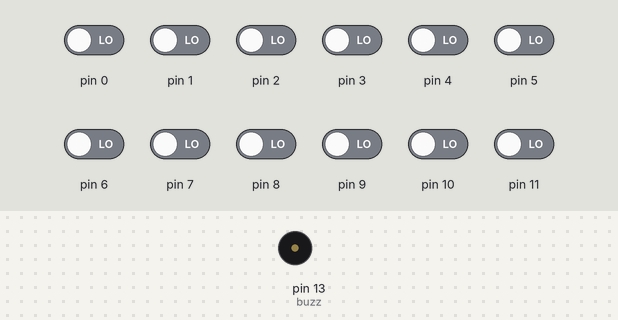
Recording of a sketch running on a simulated Arduino Uno, built with avr-gcc and run on an emulated ATmega328P. Shown: buzzer (waves = sounding). Inputs (shaded band) come from the test bench; at power-on: pin 0–11 LOW.

Above: at 1.2 s.
1.3 s: pin 0 driven HIGH
At 3.7 s:
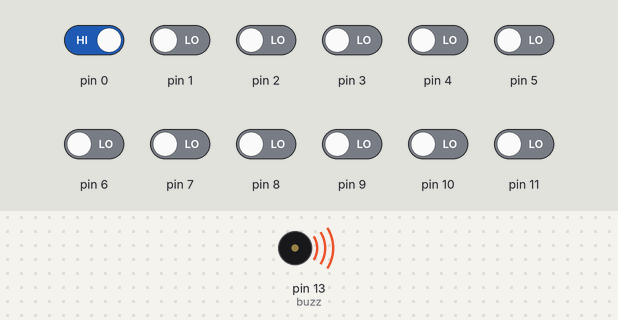
4.3 s: pin 1 driven HIGH
At 6.4 s:
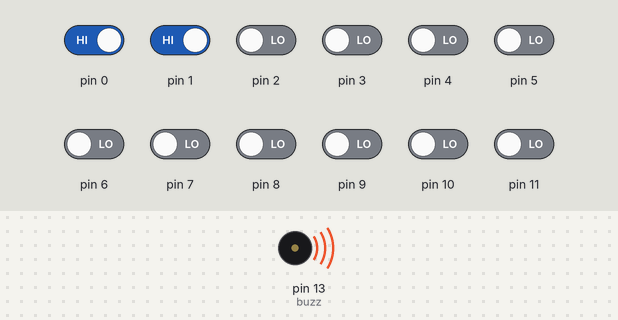
6.8 s: pin 2 driven HIGH
9.8 s: pin 2 driven LOW
Timing chart, 0 to 12.8 s (numbered marks = the images above; inputs shaded):
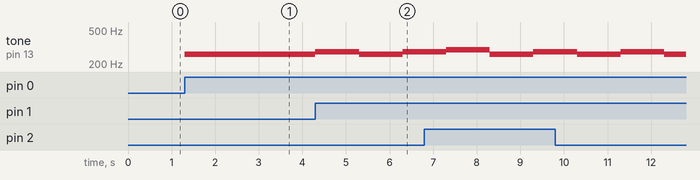

Measured:
- after the input at 1.3 s, tone on pin 13 (buzz): silent → 261 Hz at once
- after the input at 4.3 s, tone on pin 13 (buzz): 261 Hz → 277 Hz at once, → 261 Hz 1.0 s later, → 277 Hz 1.0 s later

The sketch:

Music.ino
```cpp
int buzz = 13;
int i = 0;
int tons [] = {261, 277, 294, 311, 330, 349, 370, 392, 415, 440, 466, 494};

void setup() {
  pinMode(buzz, OUTPUT);

  for (i=0; i<12;i++)
  {
   pinMode(i, INPUT);
  }


}

void loop(){

  for(i=0; i<12; i++){
   if (digitalRead(i)==HIGH){
    tone(buzz, tons[i]);
    delay(1000);
   }
  }
  noTone(buzz);
}
```
